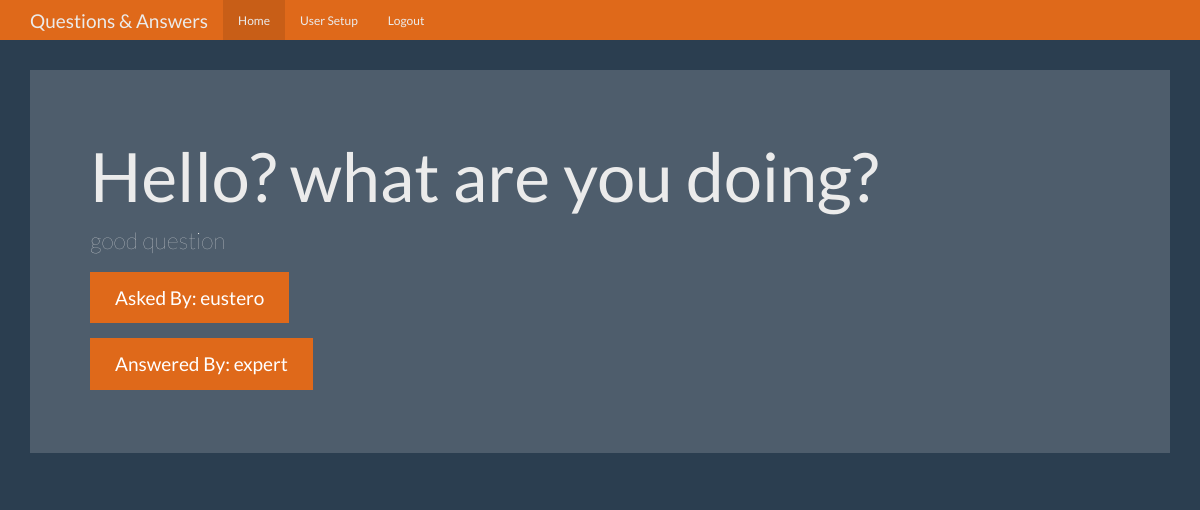
/question1 (signed in), run on the app's committed database.
### tables this page shows
CREATE TABLE questions(
    id integer primary key autoincrement,
    question_text text not null,
    answer_text text,
    asked_by_id integer not null,
    expert_id integer not null
    );

CREATE TABLE users (
    id integer primary key autoincrement,
    name text not null,
    password text not null,
    expert boolean not null,
    admin boolean not null
);

### app.py (the view)
@app.route('/question<question_id>')
def question(question_id):
    user = get_current_user()
    db = get_db()
    question_cur = db.execute(
        '''select
                questions.question_text,
                questions.answer_text,
                askers.name as asker_name,
                experts.name as expert_name
            from questions
            join users as askers on askers.id = questions.asked_by_id
            join users as experts on experts.id = questions.expert_id
            where questions.id = ?''',[question_id])
    question = question_cur.fetchone()
    return render_template('question.html', user=user, question=question)

### app.py (called while the page is built)
def get_current_user():
    user_result = None
    if 'user' in session:
        user = session['user']
        db = get_db()
        user_cur = db.execute('select id, name, password, expert, admin from users where name = ?', [user])
        user_result = user_cur.fetchone()
    return user_result

### database.py (called while the page is built)
def connect_db():
    sql = sqlite3.connect('questions.db')
    sql.row_factory = sqlite3.Row
    return sql

def get_db():
    if not hasattr(g, 'sqlite_db'):
        g.sqlite_db = connect_db()
    return g.sqlite_db

### templates/question.html (shortened to what this page needs)
{% from "show_links.html" import show_links %}
<!DOCTYPE html>
<html lang="en">
  <head>
    <link href="{{ url_for('static', filename='bootstrap.min.css') }}" rel="stylesheet">
    <link href="{{ url_for('static', filename='theme.css') }}" rel="stylesheet">
  </head>
  <body>
    <nav class="navbar navbar-inverse navbar-fixed-top">
      <div class="container">
        <div class="navbar-header">
          <a class="navbar-brand" href="#">Questions & Answers</a>
        </div>
        <div id="navbar" class="navbar-collapse collapse">
            {{ show_links(user) }}
        </div>
      </div>
    </nav>
    <div class="container theme-showcase" role="main">
      <div class="jumbotron">
        <h1>{{ question['question_text'] }}</h1>
        <p>{{ question['answer_text'] }}</p>
        <p><a class="btn btn-primary btn-lg">Asked By: {{ question['asker_name'] }}</a></p>
        <p><a class="btn btn-primary btn-lg">Answered By: {{ question['expert_name'] }}</a></p>
      </div>
    </div>
  </body>
</html>

### static/theme.css (style rules this page uses)
body { padding-top: 70px; padding-bottom: 30px; }

### data on the page
questions: question_text "Hello? what are you doing?", answer_text "good question"
users: asker_name "eustero"
users: expert_name "expert"
